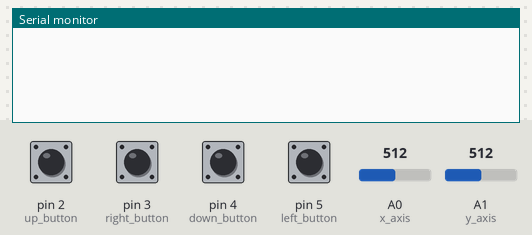
This sketch was run on a simulated Arduino Uno, built with avr-gcc and run on an emulated ATmega328P. On the bench: the last lines printed to the serial monitor. Inputs (shaded band) come from the test bench; at power-on: pin 2 (up_button), pin 3 (right_button), pin 4 (down_button), pin 5 (left_button) HIGH, A0 (x_axis) = 512, A1 (y_axis) = 512. No radio packets arrive unless stated.

Above: at 1.2 s.
1.3 s: A0 (x_axis) set to 741
2.8 s: A0 (x_axis) set to 764
At 3.31 s:
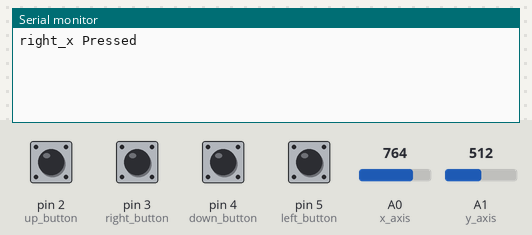
5.2 s: A1 (y_axis) set to 734
At 5.42 s:
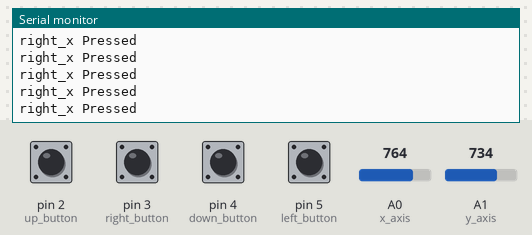
6.7 s: A1 (y_axis) set to 763
At 7.24 s:
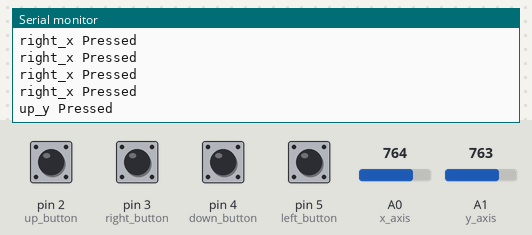

Measured:
- the behaviour switches between 750 and 751 on A0 (x_axis) (found by bisection; images 0 and 1)
- the behaviour switches between 750 and 751 on A1 (y_axis) (found by bisection; images 2 and 3)
- after the input at 2.8 s, the serial monitor: prints a new line after 0.30 s (image 1)
- after the input at 6.7 s, the serial monitor: prints a new line after 0.33 s (image 3)

The sketch:

master-code.ino
```cpp
#include <RF24.h>
#include <RF24_config.h>
#include <nRF24L01.h>
#include <printf.h>

#define CE_PIN 9
#define CSN_PIN 10
int up_button = 2;
int down_button = 4;
int left_button  =5;
int right_button = 3;
int start_button = 6;
int select_button = 7;
int analog_button = 8;
int x_axis = A0;
int y_axis = A1;
int buttons[] = {up_button, down_button, left_button, right_button, start_button, select_button, analog_button};

//vericiii
const uint64_t pipe = 0xE8E8F0F0E1LL;
RF24 radio (CE_PIN, CSN_PIN);
char msg [20]= "";

void setup() {

for (int i; i<7; i++)
{
pinMode(buttons[i], INPUT);
digitalWrite(buttons[i], HIGH);
}

radio.begin();
radio.openWritingPipe(pipe);
  Serial.begin(9600);
}

void loop() {

if (digitalRead(up_button) ==LOW)
{

char msg[]="up";
radio.write(msg, sizeof(msg));
delay(300);
Serial.println("UP Button Pressed");
}


if (digitalRead(down_button)==LOW)
{
char msg[]="down";
radio.write(msg, sizeof(msg));
delay(300);
Serial.println("Down Button Pressed");
}
if (digitalRead(left_button) ==LOW)
{

char msg[]="left";
radio.write(msg, sizeof(msg));
delay(300);
Serial.println("Left Button Pressed");
}


if (digitalRead(right_button)==LOW)
{
char msg[]="right";
radio.write(msg, sizeof(msg));
delay(300);
Serial.println("Right Button Pressed");
}

if (analogRead(x_axis)>0 && analogRead(x_axis)<250)
{
char msg[]="left_x";
radio.write(msg, sizeof(msg));
delay(300);
Serial.println("left_x Pressed");
}
if (analogRead(x_axis)>750 && analogRead(x_axis)<1023)
{
char msg[]="right_x";
radio.write(msg, sizeof(msg));
delay(300);
Serial.println("right_x Pressed");
}

if (analogRead(y_axis)>0 && analogRead(y_axis)<250)
{
char msg[]="down_y";
radio.write(msg, sizeof(msg));
delay(300);
Serial.println("down_y Pressed");
}
if (analogRead(y_axis)>750 && analogRead(y_axis)<1023)
{
char msg[]="up_y";
radio.write(msg, sizeof(msg));
delay(300);
Serial.println("up_y Pressed");
}
}
```
